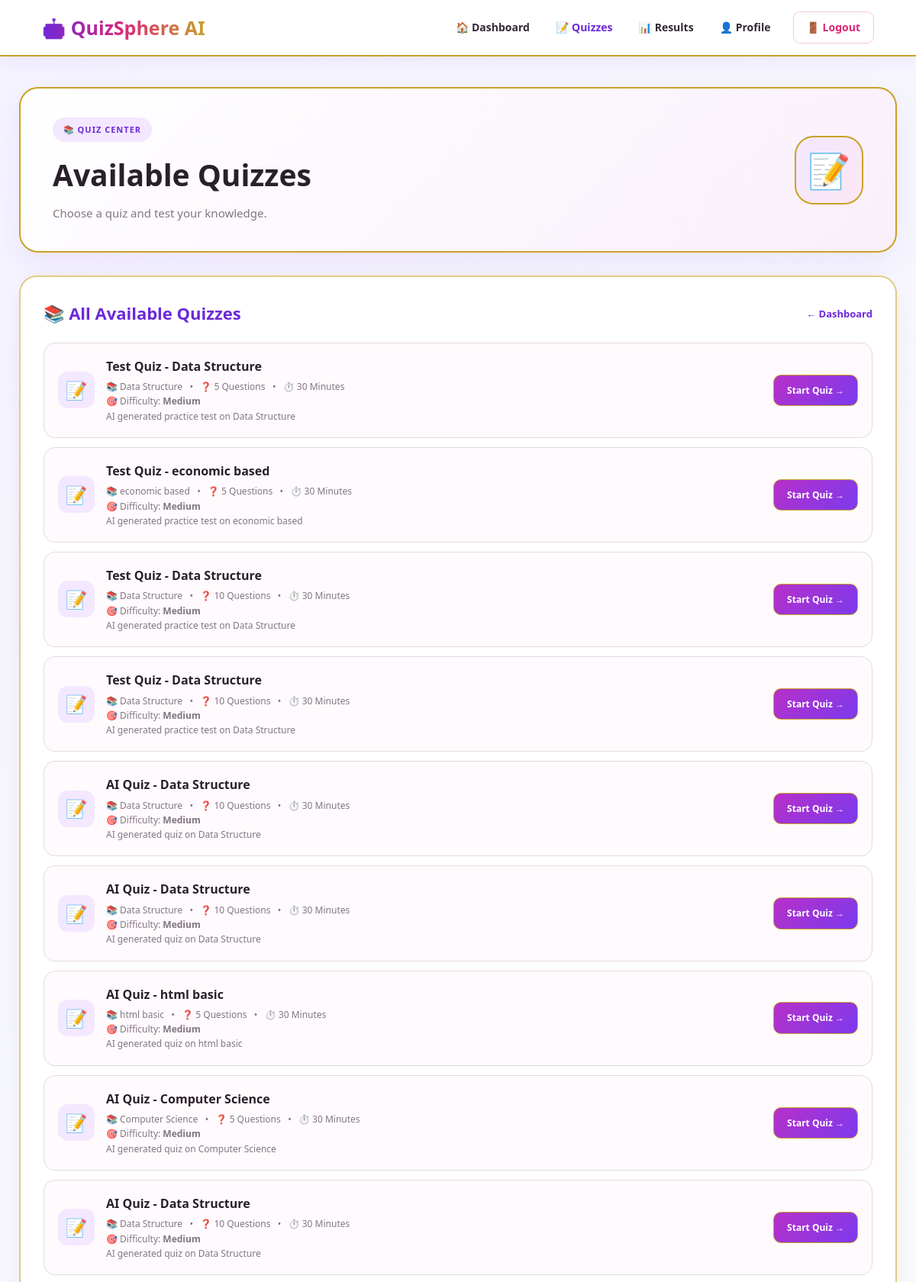
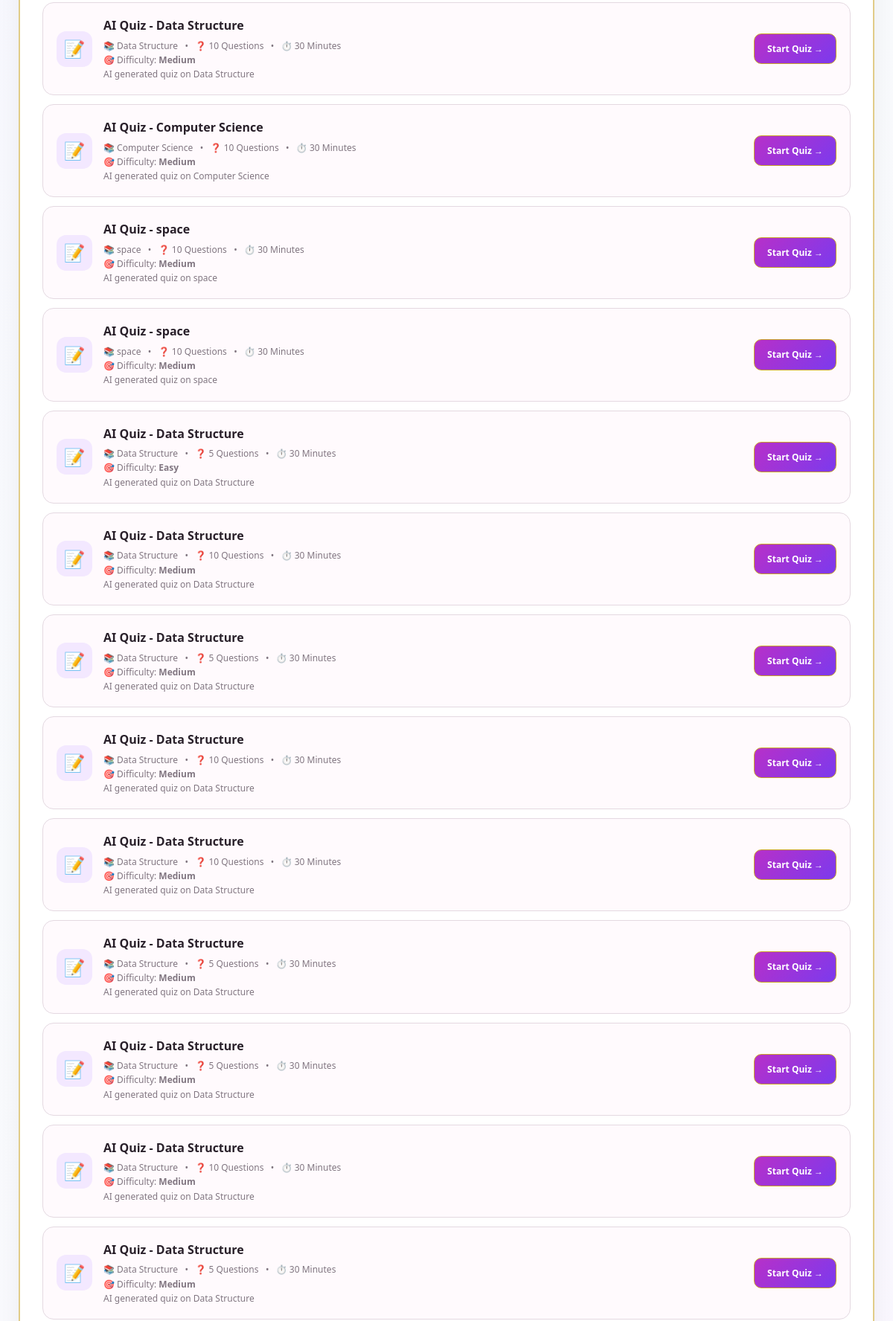
Page /student/quizzes (signed in, upper part) on the committed database (2 pictures, top to bottom).
### app.py (models this page shows)
class Quiz(db.Model):
    __tablename__ = "quiz"
    id = db.Column(
        db.Integer,
        primary_key=True
    )
    title = db.Column(
        db.String(100),
        nullable=False
    )
    description = db.Column(
        db.Text
    )
    subject = db.Column(
        db.String(100)
    )
    total_questions = db.Column(
        db.Integer,
        default=0
    )
    duration = db.Column(
        db.Integer,
        default=30
    )
    difficulty = db.Column(
        db.String(20),
        default="Medium"
    )
    question_type = db.Column(
        db.String(30),
        default="MCQ"
    )
    number_of_questions = db.Column(
        db.Integer,
        default=10
    )
    passing_marks = db.Column(
        db.Integer,
        default=40
    )
    published = db.Column(
        db.Boolean,
        default=False
    )
    teacher_id = db.Column(
        db.Integer,
        db.ForeignKey("user.id"),
        nullable=True
    )
    teacher = db.relationship(
        "User",
        foreign_keys=[teacher_id]
    )
    questions = db.relationship(
        "Question",
        backref="quiz",
        cascade="all, delete-orphan"
    )

### app.py (the view)
@app.route("/student/quizzes")
def student_quizzes():
    if session.get("role") != "student":
        return redirect(
            url_for("login")
        )
    quizzes = Quiz.query.filter_by(
        published=True
    ).order_by(
        Quiz.id.desc()
    ).all()
    return render_template(
        "student/quizzes.html",
        quizzes=quizzes
    )

### templates/student/quizzes.html (shortened to what this page needs)
<!DOCTYPE html>
<html lang="en">
<head>
    <link rel="stylesheet"
          href="{{ url_for('static', filename='style.css') }}">
</head>
<body>
<nav class="student-navbar">
    <div class="student-logo">
    </div>
    <div class="student-nav-links">
        <a href="{{ url_for('student_dashboard') }}">
            🏠 Dashboard
        </a>
        <a href="{{ url_for('student_quizzes') }}"
           class="active">
            📝 Quizzes
        </a>
        <a href="{{ url_for('results_history') }}">
            📊 Results
        </a>
        <a href="{{ url_for('profile') }}">
            👤 Profile
        </a>
        <a href="{{ url_for('logout') }}"
           class="logout-link">
            🚪 Logout
        </a>
    </div>
</nav>
<main class="student-dashboard">
    <section class="student-welcome">
        <div>
            <span class="welcome-label">
                📚 QUIZ CENTER
            </span>
            <h1>
                Available Quizzes
            </h1>
            <p>
                Choose a quiz and test your knowledge.
            </p>
        </div>
        <div class="welcome-robot">
            📝
        </div>
    </section>
    <section class="available-quizzes">
        <div class="section-heading">
            <h2>
                📚 All Available Quizzes
            </h2>
            <a href="{{ url_for('student_dashboard') }}">
                ← Dashboard
            </a>
        </div>
        {% for quiz in quizzes %}
        <div class="available-quiz-card">
            <div class="quiz-left">
                <div class="quiz-icon">
                    📝
                </div>
                <div>
                    <h3>
                        {{ quiz.title }}
                    </h3>
                    <p>
                        📚
                        {{ quiz.subject or "General" }}
                        &nbsp; • &nbsp;
                        ❓
                        {{ quiz.total_questions }}
                        Questions
                        &nbsp; • &nbsp;
                        ⏱️
                        {{ quiz.duration }}
                        Minutes
                    </p>
                    {% if quiz.difficulty %}
                    <p>
                        🎯 Difficulty:
                        <strong>
                            {{ quiz.difficulty }}
                        </strong>
                    </p>
                    {% endif %}
                    {% if quiz.description %}
                    <p>
                        {{ quiz.description }}
                    </p>
                    {% endif %}
                </div>
            </div>
            <a href="{{ url_for('start_quiz', quiz_id=quiz.id) }}"
               class="start-btn">
                Start Quiz →
            </a>
        </div>
        {% endfor %}
    </section>
</main>
</body>
</html>

### rows in the picture
Quiz: title "Test Quiz - Data Structure", subject "Data Structure", total_questions "5", duration "30", difficulty "Medium", description "AI generated practice test on Data Structure"
Quiz: title "Test Quiz - economic based", subject "economic based", total_questions "5", duration "30", difficulty "Medium", description "AI generated practice test on economic based"
Quiz: title "Test Quiz - Data Structure", subject "Data Structure", total_questions "10", duration "30", difficulty "Medium", description "AI generated practice test on Data Structure"
Quiz: title "Test Quiz - Data Structure", subject "Data Structure", total_questions "10", duration "30", difficulty "Medium", description "AI generated practice test on Data Structure"
Quiz: title "AI Quiz - Data Structure", subject "Data Structure", total_questions "10", duration "30", difficulty "Medium", description "AI generated quiz on Data Structure"
Quiz: title "AI Quiz - Data Structure", subject "Data Structure", total_questions "10", duration "30", difficulty "Medium", description "AI generated quiz on Data Structure"
Quiz: title "AI Quiz - html basic", subject "html basic", total_questions "5", duration "30", difficulty "Medium", description "AI generated quiz on html basic"
Quiz: title "AI Quiz - Computer Science", subject "Computer Science", total_questions "5", duration "30", difficulty "Medium", description "AI generated quiz on Computer Science"
Quiz: title "AI Quiz - Data Structure", subject "Data Structure", total_questions "10", duration "30", difficulty "Medium", description "AI generated quiz on Data Structure"
Quiz: title "AI Quiz - Data Structure", subject "Data Structure", total_questions "10", duration "30", difficulty "Medium", description "AI generated quiz on Data Structure"
Quiz: title "AI Quiz - Computer Science", subject "Computer Science", total_questions "10", duration "30", difficulty "Medium", description "AI generated quiz on Computer Science"
Quiz: title "AI Quiz - space", subject "space", total_questions "10", duration "30", difficulty "Medium", description "AI generated quiz on space"
Quiz: title "AI Quiz - space", subject "space", total_questions "10", duration "30", difficulty "Medium", description "AI generated quiz on space"
Quiz: title "AI Quiz - Data Structure", subject "Data Structure", total_questions "5", duration "30", difficulty "Easy", description "AI generated quiz on Data Structure"
Quiz: title "AI Quiz - Data Structure", subject "Data Structure", total_questions "10", duration "30", difficulty "Medium", description "AI generated quiz on Data Structure"
Quiz: title "AI Quiz - Data Structure", subject "Data Structure", total_questions "5", duration "30", difficulty "Medium", description "AI generated quiz on Data Structure"
Quiz: title "AI Quiz - Data Structure", subject "Data Structure", total_questions "10", duration "30", difficulty "Medium", description "AI generated quiz on Data Structure"
Quiz: title "AI Quiz - Data Structure", subject "Data Structure", total_questions "10", duration "30", difficulty "Medium", description "AI generated quiz on Data Structure"
Quiz: title "AI Quiz - Data Structure", subject "Data Structure", total_questions "5", duration "30", difficulty "Medium", description "AI generated quiz on Data Structure"
Quiz: title "AI Quiz - Data Structure", subject "Data Structure", total_questions "5", duration "30", difficulty "Medium", description "AI generated quiz on Data Structure"
Quiz: title "AI Quiz - Data Structure", subject "Data Structure", total_questions "10", duration "30", difficulty "Medium", description "AI generated quiz on Data Structure"
Quiz: title "AI Quiz - Data Structure", subject "Data Structure", total_questions "5", duration "30", difficulty "Medium", description "AI generated quiz on Data Structure"
